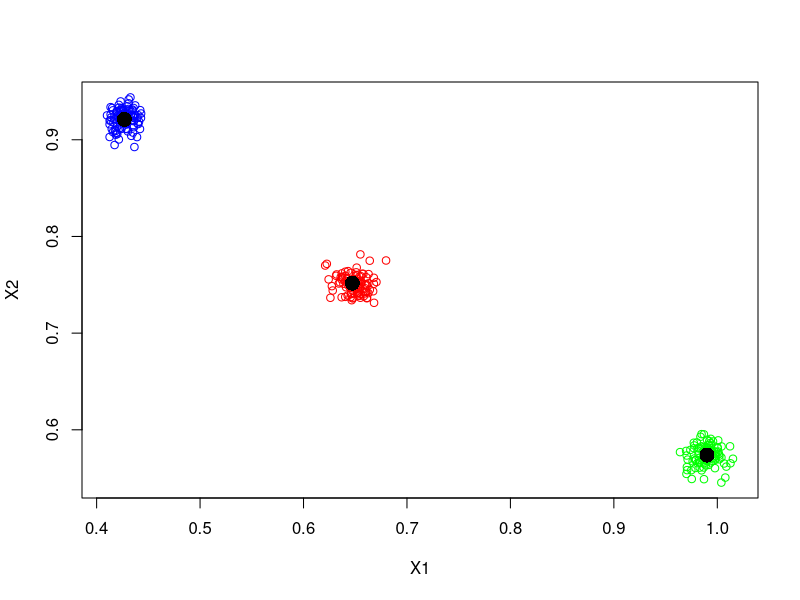
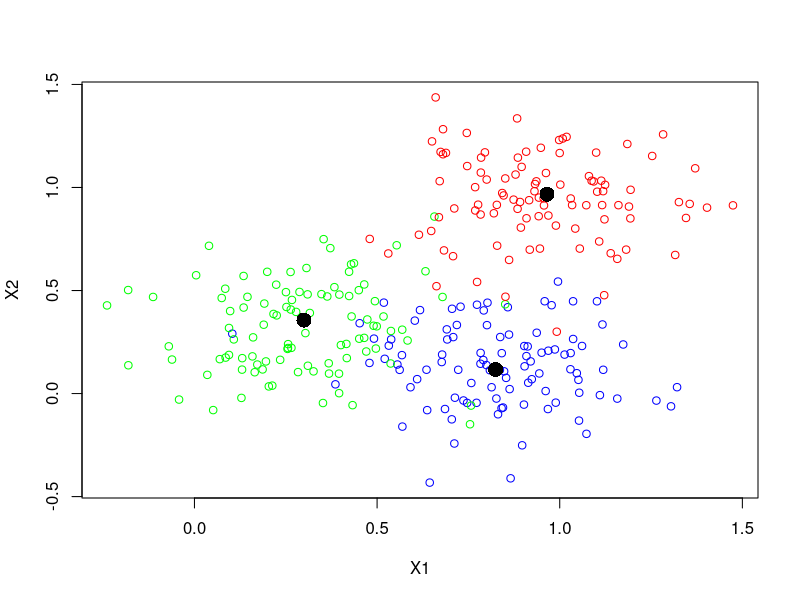
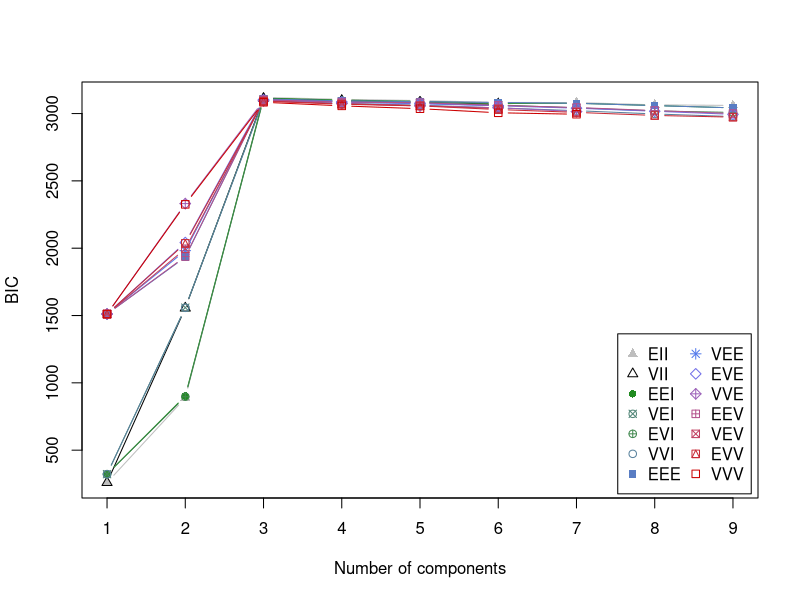
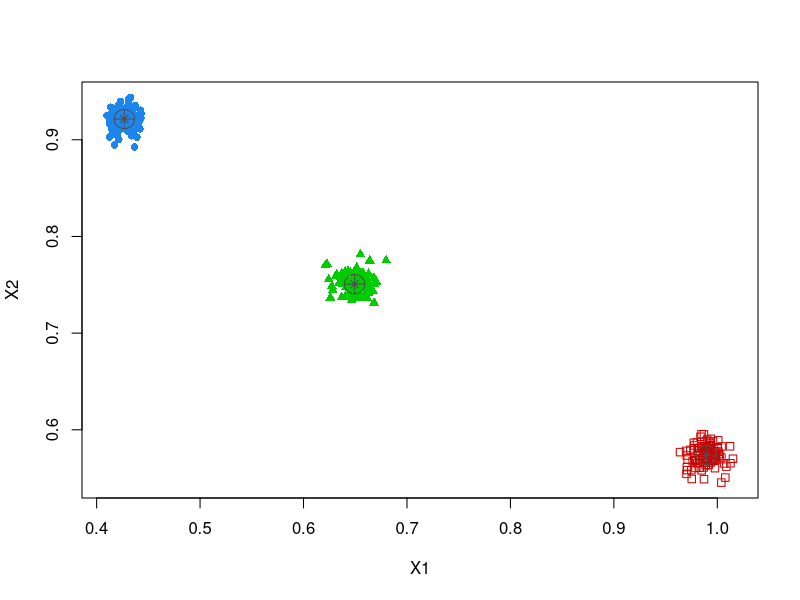
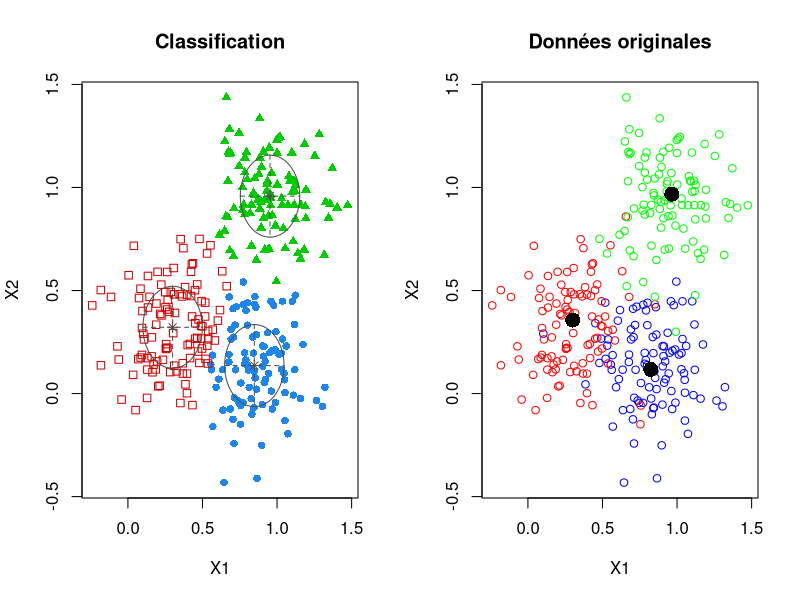
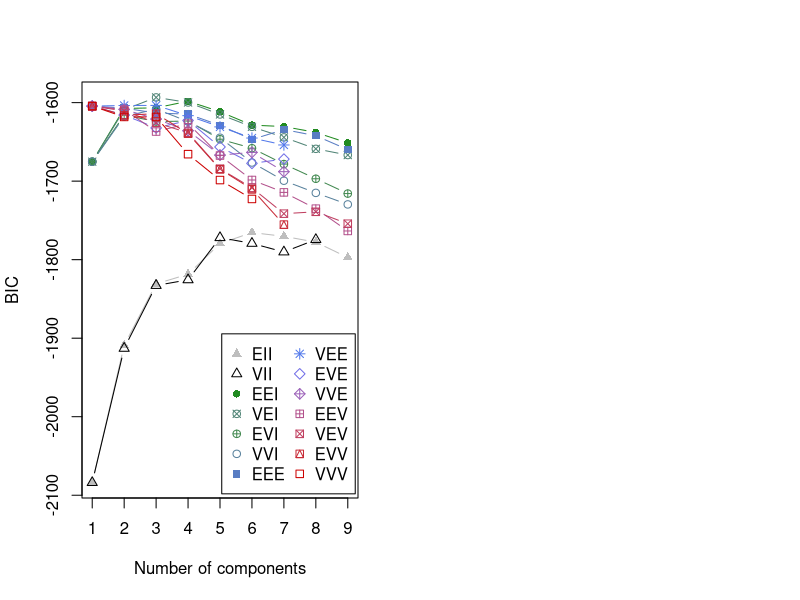
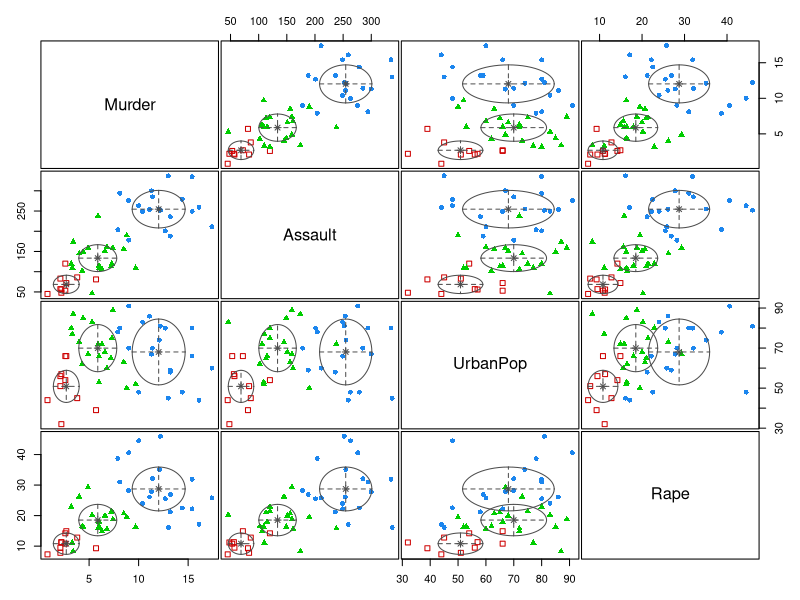

Write R code to recreate these figures, in order.
## ---- chunk 1
knitr::opts_chunk$set(echo = TRUE)
library(tidyverse,verbose=FALSE)
## ---- chunk 2
set.seed(12355)
mu1=matrix(runif(6),ncol=3)
mu1
mydata1=matrix(c(rnorm(200,mean=mu1[,1],sd=.01),
              rnorm(200,mean=mu1[,2],sd=.01),
              rnorm(200,mean=mu1[,3],sd=.01)), ncol=2,byrow=T)
colnames(mydata1) <- c("X1","X2")
head(mydata1)
dim(mydata1)

plot(mydata1,col=rep(c("blue","green","red"),each=100))
points(t(mu1),pch=16,cex=2,col="black")
## ---- chunk 3
set.seed(125)
mu2=matrix(runif(6),ncol=3)
mu2
mydata2=matrix(c(rnorm(200,mean=mu2[,1],sd=.2),
              rnorm(200,mean=mu2[,2],sd=.2),
              rnorm(200,mean=mu2[,3],sd=.2)), ncol=2,byrow=T)
colnames(mydata2) <- c("X1","X2")

plot(mydata2,col=rep(c("blue","green","red"),each=100))
points(t(mu2),pch=16,cex=2,col="black")
## ---- chunk 4
library(mclust)
model1=Mclust(mydata1)
summary(model1)
## ---- chunk 5
plot(model1, what = "BIC")
## ---- chunk 6
model1$BIC
## ---- chunk 7
model1$parameters
## ---- chunk 8
model1$parameters$mean
mu1
## ---- chunk 9
model1$parameters$variance$Sigma
Vraie_variance=0.01^2
Vraie_variance
## ---- chunk 10
head(model1$z)
dim(model1$z)
model1$z[100:110,]
model1$z[200:210,]
## ---- chunk 11
model1$classification
## ---- chunk 12
plot(model1, what = c("classification"))
## ---- chunk 13
model2=Mclust(mydata2)
summary(model2)
## ---- chunk 14
par(mfrow=c(1,2))
plot(model2, what = c("classification"))
title("Classification")
plot(mydata2,col=rep(c("blue","red","green"),each=100))
points(t(mu2),pch=16,cex=2,col="black")
title("Données originales")
## ---- chunk 15
head(USArrests)
model=Mclust(USArrests)
summary(model)
plot(model, data=USArrests, what="BIC")
## ---- chunk 16
round(model$z,2)
## ---- chunk 17
groupe=model$classification
groupe

names(groupe[groupe==1])
names(groupe[groupe==2])
names(groupe[groupe==3])
## ---- chunk 18
plot(model, what="classification")
